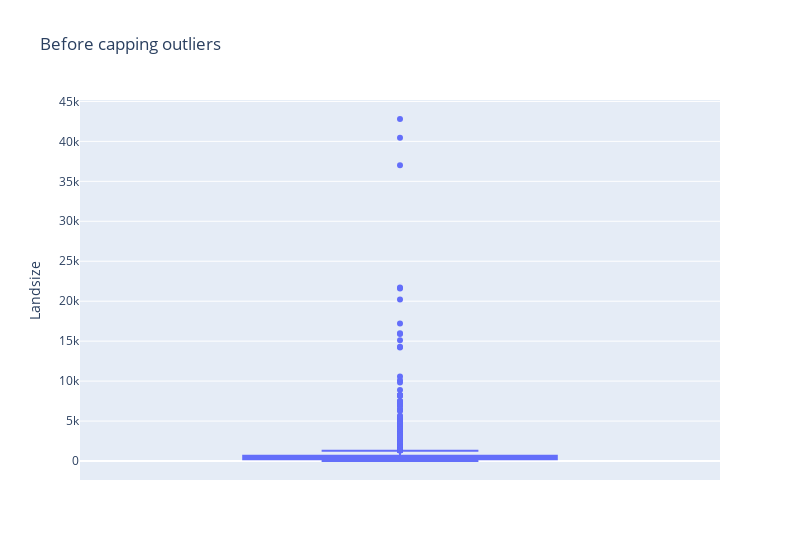

Write notebook code for a chart like this one.
### Code cell
fig = px.box(df, y= 'Landsize', width = 800, title = 'Before capping outliers')
fig.show()

### Figure 1 — Plotly figure (JSON) as saved in the notebook; plotly's stock layout.template omitted (floating-point values rounded to 4 significant figures; data arrays with more than 128 entries replaced by an {"elided": "..."} marker saying what was removed)
{"data": [{"alignmentgroup": "True", "hovertemplate": "Landsize=%{y}<extra></extra>", "legendgroup": "", "marker": {"color": "#636efa"}, "name": "", "notched": false, "offsetgroup": "", "orientation": "v", "showlegend": false, "type": "box", "x0": " ", "xaxis": "x", "y": {"elided": "8887 int values"}, "y0": " ", "yaxis": "y"}], "layout": {"boxmode": "group", "legend": {"tracegroupgap": 0}, "title": {"text": "Before capping outliers"}, "width": 800, "xaxis": {"anchor": "y", "domain": [0, 1]}, "yaxis": {"anchor": "x", "domain": [0, 1], "title": {"text": "Landsize"}}}}
